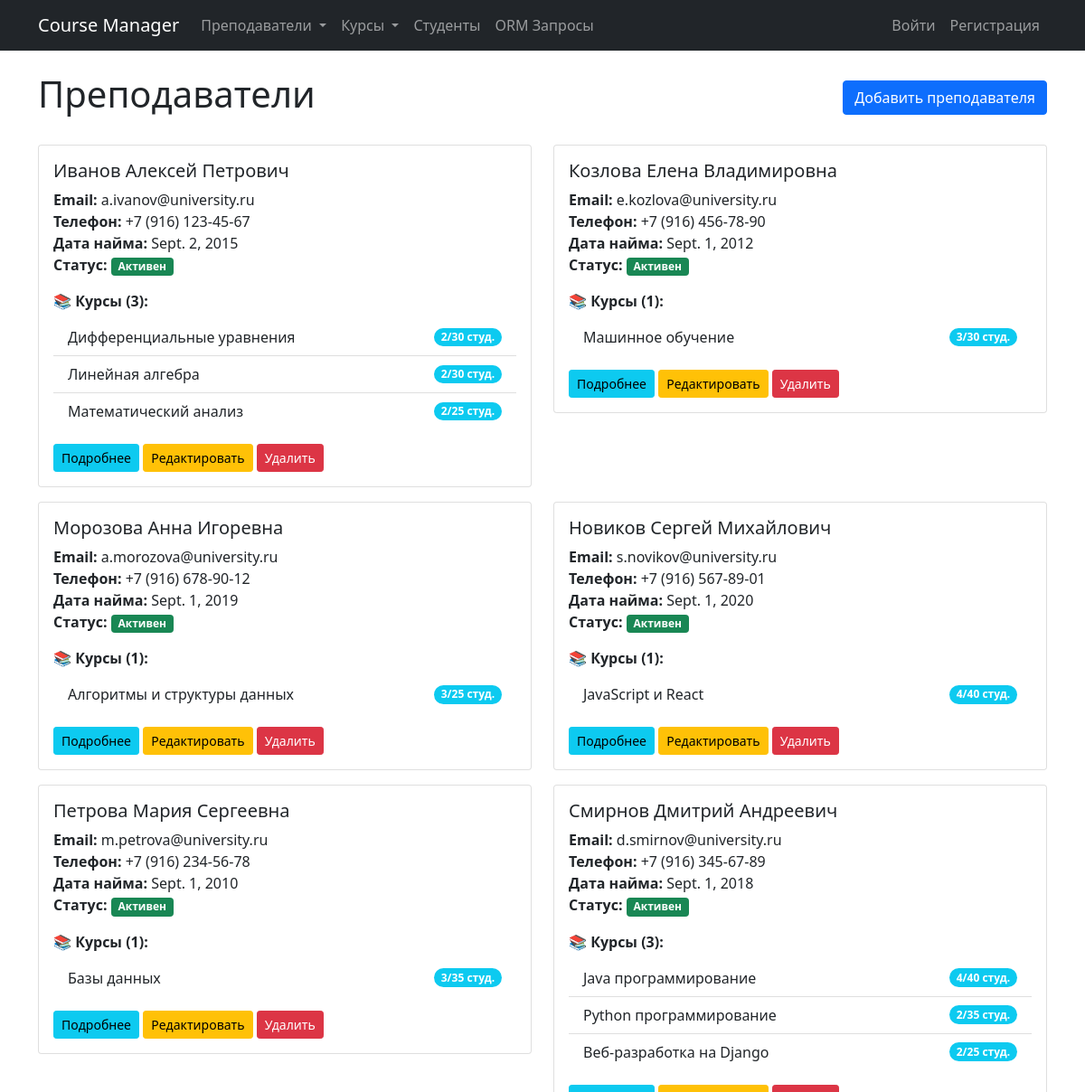
Before: /schedule/teachers/ (upper part) with the older database file.
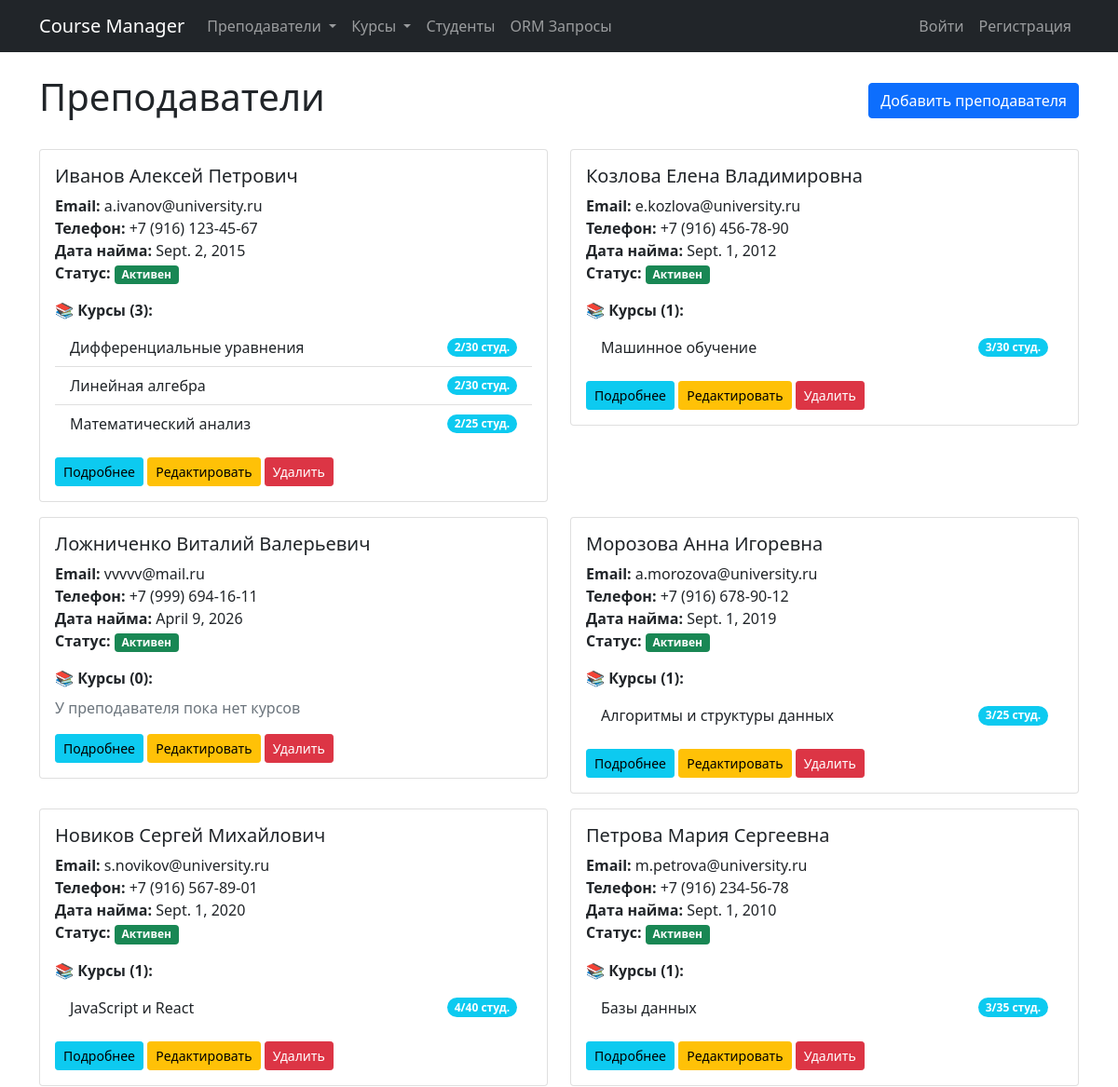
After: the same page with the newer database file.
### schedule/models.py (models this page shows, shortened)
class Teacher(models.Model):
    first_name = models.CharField(max_length=50, verbose_name="Имя", db_index=True)
    last_name = models.CharField(max_length=50, verbose_name="Фамилия", db_index=True)
    patronymic = models.CharField(max_length=50, blank=True, null=True, verbose_name="Отчество")
    position = models.CharField(
        max_length=100,
        verbose_name="Должность",
        default="Преподаватель",
        choices=[
            ('assistant', 'Ассистент'),
            ('teacher', 'Преподаватель'),
            ('senior_teacher', 'Старший преподаватель'),
            ('docent', 'Доцент'),
            ('professor', 'Профессор'),
        ]
    )
    employee_id = models.CharField(
        max_length=20,
        unique=True,
        null=True, blank=True,
        verbose_name="Табельный номер",
        validators=[RegexValidator(r'^EMP-\d{6}$', 'Формат: EMP-123456')]
    )
    salary = models.DecimalField(
        max_digits=10,
        decimal_places=2,
        null=True, blank=True,
        verbose_name="Зарплата",
        validators=[MinValueValidator(30000), MaxValueValidator(500000)]
    )
    work_experience_years = models.PositiveIntegerField(
        null=True, blank=True,
        verbose_name="Общий стаж работы (лет)",
        validators=[MinValueValidator(0), MaxValueValidator(60)]
    )
    rating = models.DecimalField(
        max_digits=3,
        decimal_places=2,
        verbose_name="Рейтинг преподавателя",
        default=5.00,
        validators=[MinValueValidator(0.00), MaxValueValidator(5.00)]
    )
    email = models.EmailField(unique=True, verbose_name="Email")
    phone = models.CharField(max_length=20, blank=True, null=True, verbose_name="Телефон")
    hire_date = models.DateField(verbose_name="Дата найма")
    is_active = models.BooleanField(default=True, verbose_name="Активен")
    created_at = models.DateTimeField(auto_now_add=True, verbose_name="Дата создания")
    updated_at = models.DateTimeField(auto_now=True, verbose_name="Дата обновления")
    class Meta:
        verbose_name = "Преподаватель"
        verbose_name_plural = "Преподаватели"
        ordering = ['last_name', 'first_name']

class Course(models.Model):
    LEVEL_CHOICES = [
        ('beginner', 'Начальный'),
        ('intermediate', 'Средний'),
        ('advanced', 'Продвинутый'),
    ]
    title = models.CharField(max_length=200, unique=True, verbose_name="Название курса", db_index=True)
    description = models.TextField(verbose_name="Описание")
    teacher = models.ForeignKey(Teacher, on_delete=models.SET_NULL, null=True, blank=True, related_name='courses')
    level = models.CharField(max_length=20, choices=LEVEL_CHOICES, default='beginner')
    credits = models.PositiveIntegerField(default=3, verbose_name="Кредиты")
    max_students = models.PositiveIntegerField(default=30, verbose_name="Максимум студентов")
    start_date = models.DateField(verbose_name="Дата начала")
    end_date = models.DateField(verbose_name="Дата окончания")
    is_active = models.BooleanField(default=True, verbose_name="Активен")
    created_at = models.DateTimeField(auto_now_add=True)
    price = models.DecimalField(
        max_digits=10,
        decimal_places=2,
        verbose_name="Стоимость курса (руб)",
        default=0,
        validators=[MinValueValidator(0)]
    )
    duration_weeks = models.PositiveIntegerField(
        verbose_name="Длительность курса (недели)",
        default=16,
        validators=[MinValueValidator(1), MaxValueValidator(52)]
    )
    prerequisites = models.TextField(
        blank=True,
        verbose_name="Требования к слушателям",
        help_text="Что должен знать студент перед началом курса"
    )
    certificate_available = models.BooleanField(
        default=True,
        verbose_name="Выдается сертификат"
    )
    class Meta:
        verbose_name = "Курс"
        verbose_name_plural = "Курсы"
        ordering = ['title']

### schedule/views.py (the view)
# urls.py: path('teachers/', views.TeacherListView.as_view(), name='teacher_list'),
class TeacherListView(ListView):
    model = Teacher
    template_name = 'schedule/teacher_list.html'
    context_object_name = 'teachers'
    paginate_by = 10

### schedule/templates/schedule/teacher_list.html (shortened to what this page needs)
{% extends 'schedule/base.html' %}
{% block content %}
<section class="teachers-section">
    <div class="d-flex justify-content-between align-items-center mb-4">
        <h1>Преподаватели</h1>
        <a href="{% url 'schedule:teacher_create' %}" class="btn btn-primary">Добавить преподавателя</a>
    </div>
    {% if teachers %}
        <div class="row">
            {% for teacher in teachers %}
            <div class="col-md-6 mb-3">
                <article class="teacher-card">
                    <div class="card h-100">
                        <div class="card-body">
                            <h5 class="card-title">
                                {{ teacher.last_name }} {{ teacher.first_name }}
                                {% if teacher.patronymic %}{{ teacher.patronymic }}{% endif %}
                            </h5>
                            <p class="card-text">
                                <strong>Email:</strong> {{ teacher.email }}<br>
                                <strong>Телефон:</strong> {{ teacher.phone|default:"Не указан" }}<br>
                                <strong>Дата найма:</strong> {{ teacher.hire_date }}<br>
                                <strong>Статус:</strong>
                                {% if teacher.is_active %}
                                    <span class="badge bg-success">Активен</span>
                                {% else %}
                                    <span class="badge bg-danger">Неактивен</span>
                                {% endif %}
                            </p>
                            <div class="mt-3">
                                <strong>📚 Курсы ({{ teacher.courses.count }}):</strong>
                                {% if teacher.courses.all %}
                                    <ul class="list-group list-group-flush mt-2">
                                        {% for course in teacher.courses.all %}
                                        <li class="list-group-item d-flex justify-content-between align-items-center">
                                            <span>{{ course.title }}</span>
                                            <span class="badge bg-info rounded-pill">{{ course.students.count }}/{{ course.max_students }} студ.</span>
                                        </li>
                                        {% endfor %}
                                    </ul>
                                {% else %}
                                    <p class="text-muted mt-2">У преподавателя пока нет курсов</p>
                                {% endif %}
                            </div>
                            <div class="mt-3">
                                <a href="{% url 'schedule:teacher_detail' teacher.pk %}" class="btn btn-info btn-sm">Подробнее</a>
                                <a href="{% url 'schedule:teacher_update' teacher.pk %}" class="btn btn-warning btn-sm">Редактировать</a>
                                <a href="{% url 'schedule:teacher_delete' teacher.pk %}" class="btn btn-danger btn-sm">Удалить</a>
                            </div>
                        </div>
                    </div>
                </article>
            </div>
            {% endfor %}
        </div>
    {% endif %}
</section>
{% endblock %}

Changed rows visible on the page:
no longer on this page (row unchanged): Teacher: last_name "Смирнов", first_name "Дмитрий", patronymic "Андреевич", email "d.smirnov@university.ru", phone "+7 (916) 345-67-89", hire_date "Sept. 1, 2018", is_active "Активен", courses.count "3"
no longer on this page (row unchanged): Course: title "Java программирование", students.count "4", max_students "40", shown under "Смирнов"
no longer on this page (row unchanged): Course: title "Python программирование", students.count "2", max_students "35", shown under "Смирнов"
no longer on this page (row unchanged): Course: title "Веб-разработка на Django", students.count "2", max_students "25", shown under "Смирнов"
added Teacher: last_name "Ложниченко", first_name "Виталий", patronymic "Валерьевич", email "vvvvv@mail.ru", phone "+7 (999) 694-16-11", hire_date "April 9, 2026", is_active "Активен", courses.count "0", shows "У преподавателя пока нет курсов"
